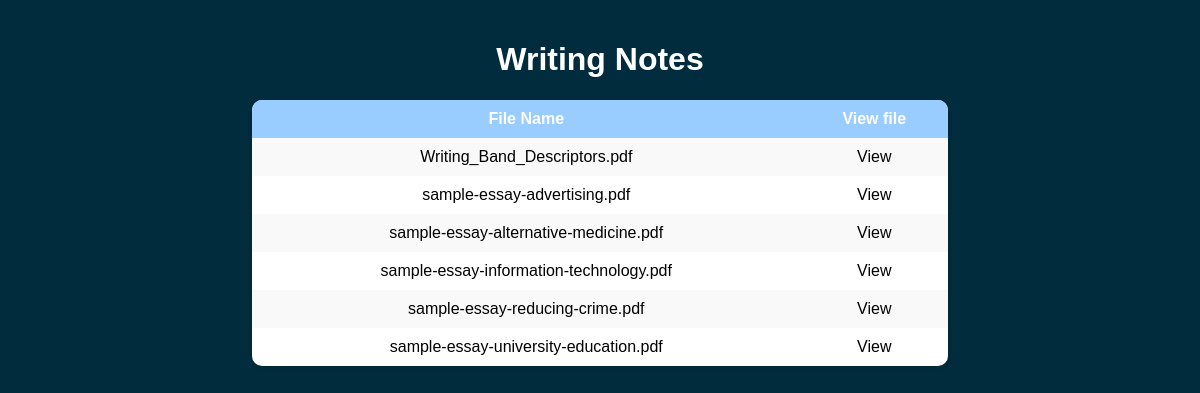
The app's page /writing.php with its own data.
### tables this page shows
CREATE TABLE IF NOT EXISTS `writing` (
  `id` int(11) NOT NULL AUTO_INCREMENT,
  `file_name` varchar(255) DEFAULT NULL,
  `file_path` varchar(255) DEFAULT NULL,
  PRIMARY KEY (`id`)
);

### writing.php (the view, shortened to what this page needs)
<!DOCTYPE html>
<html lang="en">
<head>
    </head>
    <body>
        <h1> Writing Notes</h1>
        <table>
            <tr>
                <th>File Name</th>
                <th>View file</th>
            </tr>
            <?php
                $servername = "localhost";
                $username = "root";
                $password = "";
                $dbname = "exam_ninja";
                $conn = new mysqli($servername, $username, $password, $dbname);
                $sql = "SELECT id, file_name, file_path FROM writing";
                $result = $conn->query($sql);
                if ($result->num_rows > 0) {
                    while($row = $result->fetch_assoc()) {
                        echo "<tr>";
                        echo "<td>" . $row["file_name"] . "</td>";
                        echo "<td><a href='" . $row["file_path"] . "' target='_blank'>View</a></td>";
                        echo "</tr>";
                    }
                } else {
                    echo "<tr><td colspan='3'>No files uploaded</td></tr>";
                }
            ?>
        </table>
    </body>
    </html>

### writing.php (style rules this page uses)
body { font-family: Arial, sans-serif; margin: 0; padding: 20px; background-color: #002c3e; }
h1 { text-align: center; color: white; }
table { border-collapse: collapse; width: 60%; margin: 0 auto; background-color: #fff; box-shadow: 0 2px 4px rgba(0, 0, 0, 0.1); border-radius: 10px; overflow: hidden; }
th { text-align: center; padding: 10px; }
td { text-align: center; padding: 10px; color:black; }
th { background-color: #99CCFF; font-weight: bold; color: white; }
tr:nth-child(even) { background-color: #f9f9f9; }
td a { color: black; text-decoration: none; }

### records on screen
writing: file_name "Writing_Band_Descriptors.pdf"
writing: file_name "sample-essay-advertising.pdf"
writing: file_name "sample-essay-alternative-medicine.pdf"
writing: file_name "sample-essay-information-technology.pdf"
writing: file_name "sample-essay-reducing-crime.pdf"
writing: file_name "sample-essay-university-education.pdf"
